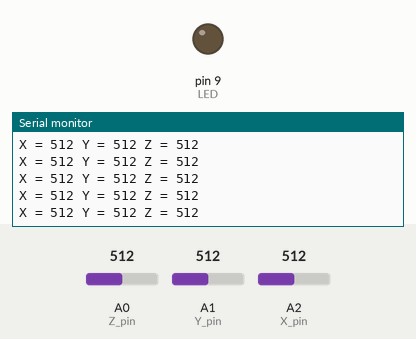
A sketch run on a simulated Arduino Uno, built with avr-gcc and run on an emulated ATmega328P. Parts: output pins drawn as LEDs (lit = HIGH), the last lines printed to the serial monitor. The test bench sets the inputs (shaded band); at power-on: A0 (Z_pin) = 512, A1 (Y_pin) = 512, A2 (X_pin) = 512.

Above: at 1.2 s.
1.3 s: A0 (Z_pin) set to 106
At 2.1 s:
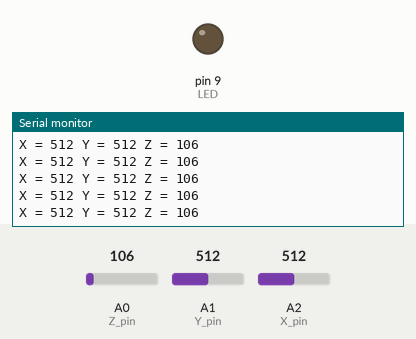
4.3 s: A0 (Z_pin) set to 93
At 5.2 s:
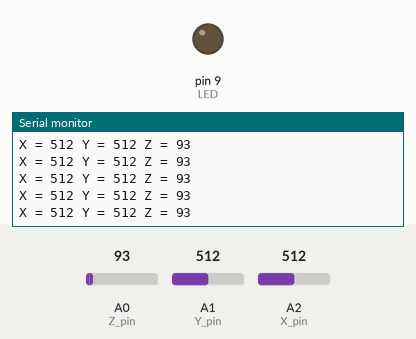
7.3 s: A1 (Y_pin) set to 110
At 8.4 s:
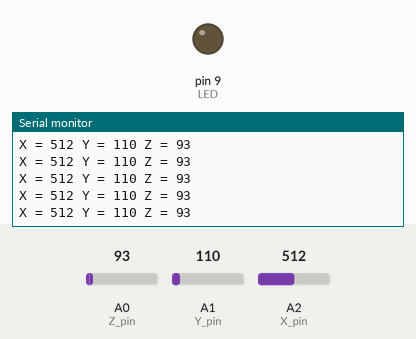
10.3 s: A1 (Y_pin) set to 95
At 11.3 s:
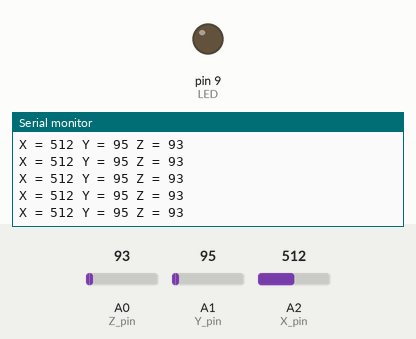
11.8 s: A2 (X_pin) set to 108
At 12.8 s:
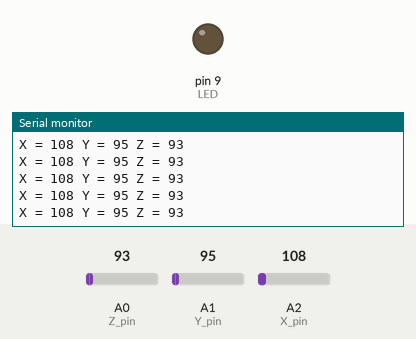
13.3 s: A2 (X_pin) set to 94
At 14.0 s:
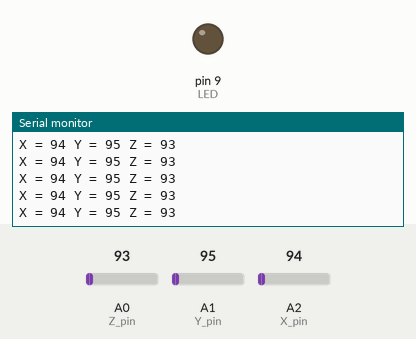
Timing chart, 0 to 15.8 s (numbered marks = the images above; inputs shaded):
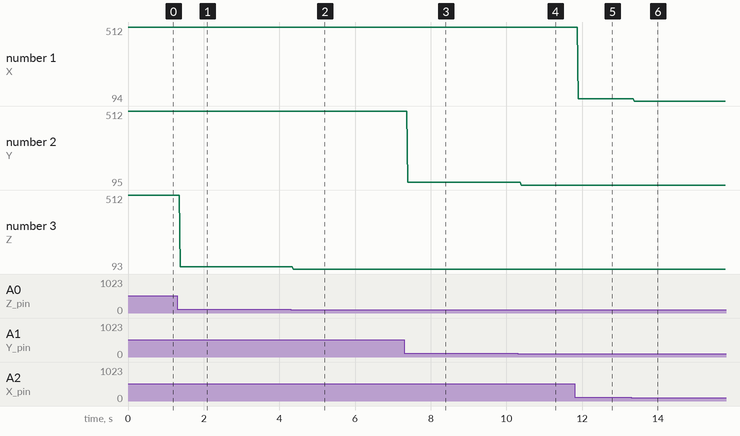

Measured:
- after the input at 1.3 s, the serial monitor: prints a new line after 0.08 s (image 1)
- after the input at 4.3 s, the serial monitor: prints a new line after 0.07 s (image 2)
- after the input at 7.3 s, the serial monitor: prints a new line after 0.09 s (image 3)
- after the input at 10.3 s, the serial monitor: prints a new line after 0.08 s (image 4)
- after the input at 11.8 s, the serial monitor: prints a new line after 0.09 s (image 5)
- after the input at 13.3 s, the serial monitor: prints a new line after 0.07 s (image 6)
- plotted number 1: 512 → 108 after the input at 11.8 s, 108 → 94 after the input at 13.3 s
- plotted number 2: 512 → 110 after the input at 7.3 s, 110 → 95 after the input at 10.3 s

The sketch:

bitalino_analog_accel.ino
```cpp
//Bitalino (analog) Accelerometer (simple) Sketch
//Accelerometer Leveler. Certain orientation lights up the LED
//Miran 7/9/14
//Digital Accelerometer Ranges (10-bit Digital ADC Values)
// 300 < X < 460
// 300 < Y < 460
// 300 < Z < 460

//declare pins
const int X_pin = A2;
const int Y_pin = A1;
const int Z_pin = A0;

int x_val, y_val, z_val;  //x,y, and z dig values

int LED = 9;

void setup() {
  Serial.begin(9600);
  pinMode(LED, OUTPUT);

}//end setup

void loop() {
  //sample x,y, and z and display on serial monitor
  x_val = analogRead(X_pin);
  y_val = analogRead(Y_pin);
  z_val = analogRead(Z_pin);

  //display to serial monitor
  Serial.print("X = ");
  Serial.print(x_val);
  Serial.print(" Y = ");
  Serial.print(y_val);
  Serial.print(" Z = ");
  Serial.println(z_val);

  //light LED when ACC. is Flat (aka parallel with the ground)
  if (x_val >= 360 && x_val <= 400 && y_val >= 360 && y_val <= 380 && z_val >= 440 && z_val <= 460) {
     //LED = on
      digitalWrite(LED, HIGH);
  }
    else {
      //LED = Off
      digitalWrite(LED, LOW);
    }


//  delay(1000);

}//end loop
```
